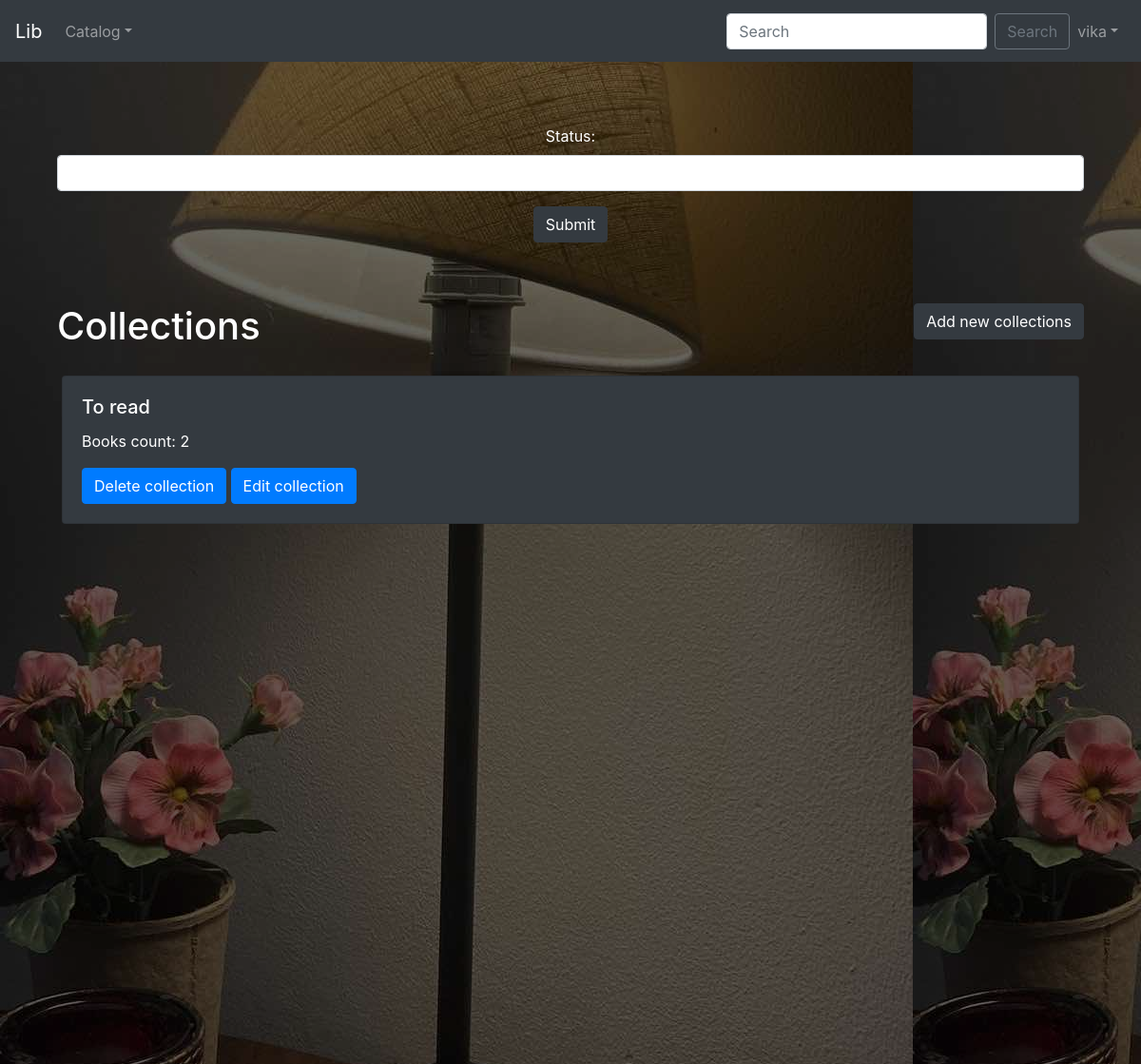
Before: /lab1p/profile/edit/ (signed in) with the older database file.
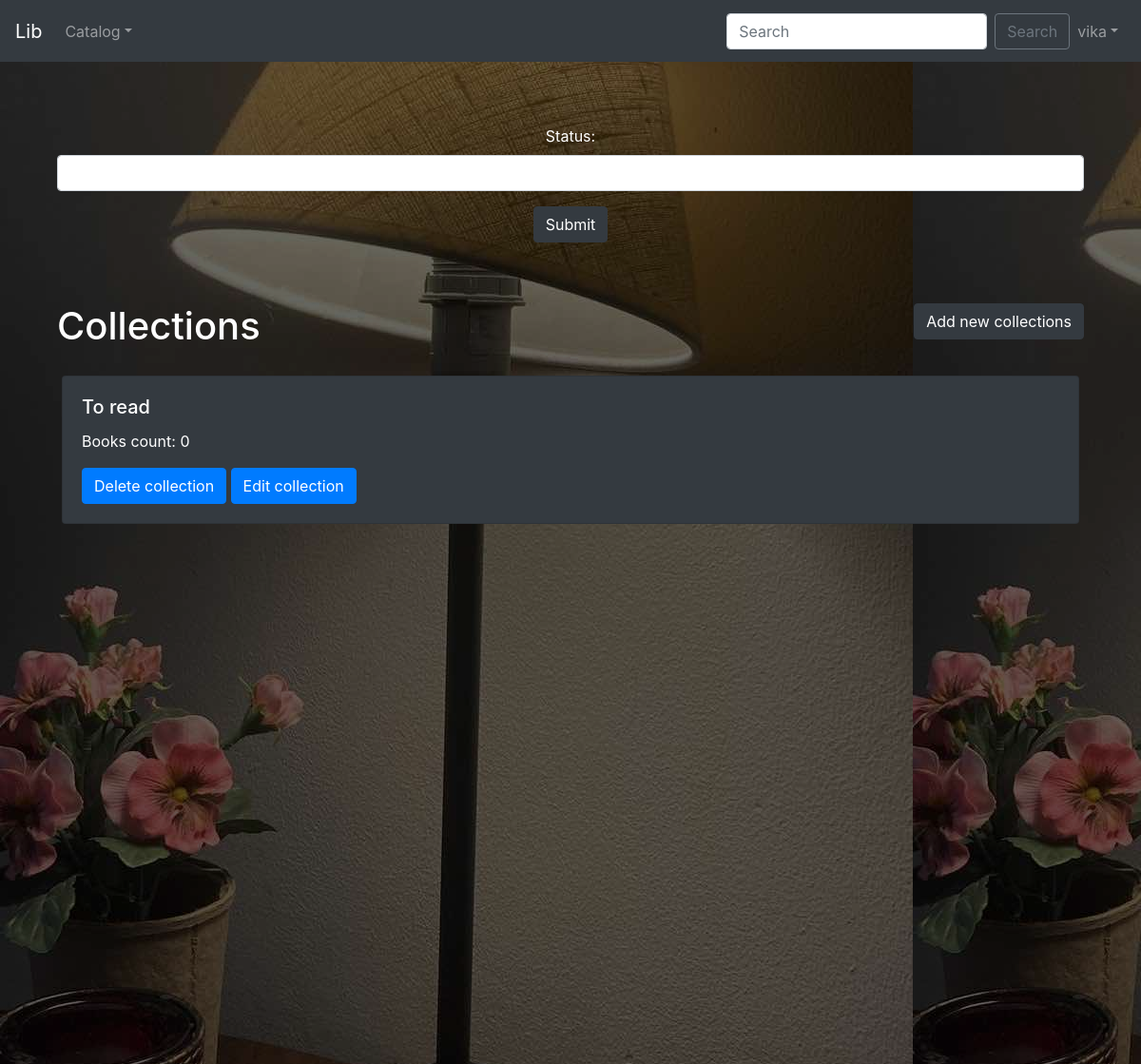
After: the same page with the newer database file.
### lab1p/models.py (models this page shows, shortened)
class Collection(models.Model):
    creator = models.ForeignKey(User, on_delete=models.CASCADE, related_name='collections', null=True)
    Name = models.CharField(max_length=50, default='To read')
    Information = models.CharField(max_length=150, default='No info', blank=True)
    date_created = models.DateField(null=True, blank=True)
    class Meta:
        unique_together = ("creator", "Name")

### lab1p/views.py (the view)
# urls.py: path('profile/edit/', views.edit_full_profile, name='edit'),
def edit_full_profile(request):  # EDIT PROFILE FUNC - not login info
    creator = request.user
    collections = creator.collections.all()
    form = EditProfileForm(request.POST or None, instance=creator.profile)
    if request.method == 'POST':
        form = EditProfileForm(request.POST, instance=creator.profile)
        if form.is_valid():
            messages.success(request, 'Status changed')
            form.save()
    context = {
        'form': form,
        'collections': collections,
    }
    return render(request, 'templates/edit_profile.html', context=context)

### lab1p/forms.py
class EditProfileForm(UserChangeForm):
    password = None
    status = forms.CharField(max_length=50, widget=forms.TextInput(attrs={'class': 'form-control'}))
    class Meta:
        model = UserProfile
        fields = (
            'status',
        )

### templatetags/languages_helpers.py (called while the page is built)
@register.filter
def get_language_info_list_ex(request):
    data = []
    def get_language_info(language):
        if len(language[0]) > 1:
            return translation.get_language_info(language[0])
        else:
            return translation.get_language_info(str(language))
    flag_map = {
        'en': 'gb',
        'uk': 'ua',
    }
    current_language = translation.get_language()
    for language in settings.LANGUAGES:
        info = get_language_info(language)
        code = info['code']
        info['is_current'] = (code == current_language)
        info['flag'] = flag.flag(flag_map.get(code, code))
        data.append(info)
    return data

### templates/templates/edit_profile.html (shortened to what this page needs)
{% extends "templates/navbar.html" %}
{% load static %}
{% load i18n %}
{% block head %}
    <link rel="stylesheet" href="{% static 'css/style.css' %}">
{% endblock %}
{% block body %}
    <div id="intro_profile" class="bg-image shadow-2-strong" style="padding-top: 2.42%">
        <div class="mask" style="background-color: rgba(0, 0, 0, 0.6);">
            <div class="container align-items-center justify-content-center text-center h-90">
              <div class="text-white">
                  <div class="container">
                      {% if messages %}
                          {% for message in messages %}
                              <div class="alert alert-{{ message.tags }}">
                                  {{ message }}
                              </div>
                          {% endfor %}
                      {% else %}
                          <br><br><br>
                      {% endif %}
                    <form method="post">
                        {{ form.as_p }}
                      <button type="submit" class="btn btn-dark">{% trans "Submit" %}</button>
                    </form>
                  </div>
              </div>
            </div>
            <br><br/>
            <div class="container h-100">
                <div class="row">
                    <div class="col-sm">
                        <div class="container align-items-start justify-content-start text-start">
                            <h1 style="color: white">{% trans "Collections" %}</h1>
                        </div>
                    </div>
                    <div class="col-sm">
                        <div class="container d-flex align-items-end justify-content-end text-end">
                            <a href="{% url 'add-collection' %}" class="btn btn-dark">{% trans "Add new collections" %}</a>
                        </div>
                    </div>
                </div>
                <div class="scroll">
                    {% for cl in collections %}
                        <div class="overflow-auto">
                            <div class="card text-white bg-dark mb-3">
                                <div class="card-body">
                                    <h5 class="card-title">{{ cl.Name }}</h5>
                                    <p class="card-text">{% trans "Books count:" %} {{ cl.books_for_collection.all.count }} </p>
                                    <a href="{% url 'delete-collection' cl.pk %}" class="btn btn-primary">{% trans "Delete collection" %}</a>
                                    <a href="{% url 'edit-collection' cl.pk %}" class="btn btn-primary">{% trans "Edit collection" %}</a>
                                </div>
                            </div>
                        </div>
                    {% endfor %}
                </div>
            </div>
        </div>
    </div>
{% endblock %}

Changed rows visible on the page:
changed Collection "To read": books_for_collection.all.count "2" → "0"
